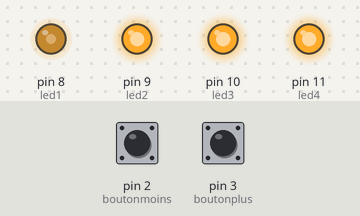
This sketch was run on a simulated Arduino Uno, built with avr-gcc and run on an emulated ATmega328P. On the bench: output pins drawn as LEDs (lit = HIGH). Inputs (shaded band) come from the test bench; at power-on: pin 3 (boutonplus) HIGH, pin 2 (boutonmoins) HIGH.

Above: at 1.2 s.
1.3 s: pin 3 (boutonplus) driven LOW
At 1.9 s:
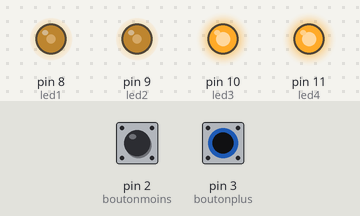
2.8 s: pin 2 (boutonmoins) driven LOW
At 3.6 s:
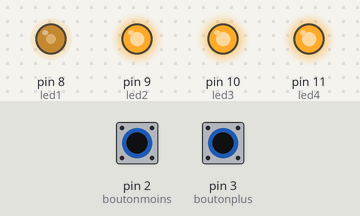
4.3 s: pin 3 (boutonplus) pulsed HIGH 5 times (0.12 s each, 0.3 s apart)
At 5.5 s:
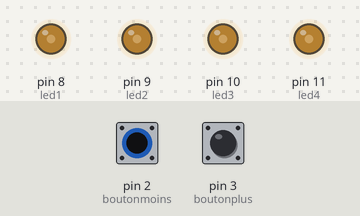
7.3 s: pin 2 (boutonmoins) pulsed HIGH 2 times (0.12 s each, 0.3 s apart)
At 7.62 s:
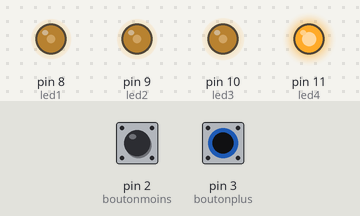
Timing chart, 0 to 10.3 s (numbered marks = the images above; inputs shaded):
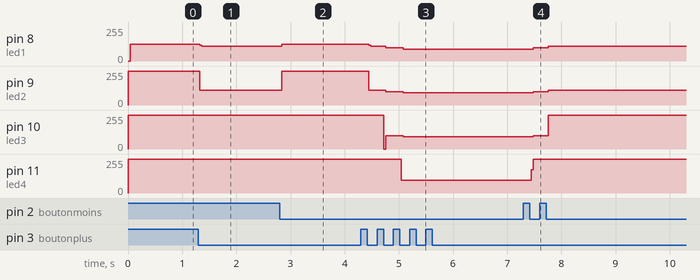

The sketch:

bargraph_4_leds.ino
```cpp
const int led1 = 8;
const int led2 = 9;
const int led3 = 10;
const int led4 = 11;
const int boutonplus = 3;
const int boutonmoins = 2;

int nombredeled = 1;
int memoireplus = HIGH;
int memoiremoins = HIGH;
int etatbouton = HIGH;

void setup()
{
  pinMode(led1, OUTPUT);
  pinMode(led2, OUTPUT);
  pinMode(led3, OUTPUT);
  pinMode(led4, OUTPUT);
  pinMode(boutonplus, INPUT);
  pinMode(boutonmoins, INPUT);
}

void loop()
{

  etatbouton = digitalRead(boutonplus);
  if (etatbouton != memoireplus & etatbouton == LOW)
  {
    nombredeled++;
  }
  memoireplus = etatbouton;


  etatbouton = digitalRead(boutonmoins);
  if (etatbouton != memoiremoins & etatbouton == LOW)
  {
    nombredeled--;
  }
  memoiremoins = etatbouton;

  if (nombredeled > 4)
  {
    nombredeled = 4;
  }
  if (nombredeled < 0)
  {
    nombredeled = 0;
  }
  affiche(nombredeled);
}
void affiche(int valeur_recue)
{
  // on éteint toutes les led
  digitalWrite(led1, HIGH);
  digitalWrite(led2, HIGH);
  digitalWrite(led3, HIGH);
  digitalWrite(led4, HIGH);

  // Puis on les allume une à une
  if (valeur_recue >= 1)
  {
    digitalWrite(led1, LOW);
  }
  if (valeur_recue >= 2)
  {
    digitalWrite(led2, LOW);
  }
  if (valeur_recue >= 3)
  {
    digitalWrite(led3, LOW);
  }
  if (valeur_recue >= 4)
  {
    digitalWrite(led4, LOW);
  }
}
```

Measured:
- after the input at 1.3 s, pin 8 (led1): 124/255 → 110/255 at once; pin 9 (led2): 255/255 → 111/255 at once
- after the input at 2.8 s, pin 8 (led1): 110/255 → 124/255 at once; pin 9 (led2): 111/255 → 255/255 at once
- after the input at 4.3 s, pin 8 (led1): 124/255 → 110/255 after 0.14 s, → 98/255 0.32 s later, → 90/255 0.32 s later; pin 9 (led2): 255/255 → 111/255 after 0.14 s, → 99/255 0.32 s later, → 91/255 0.32 s later; pin 10 (led3): 255/255 → 101/255 after 0.42 s, → 92/255 0.36 s later; pin 11 (led4): 255/255 → 94/255 after 0.74 s
- after the input at 7.3 s, pin 8 (led1): 90/255 → 98/255 after 0.18 s, → 110/255 0.28 s later; pin 9 (led2): 91/255 → 99/255 after 0.18 s, → 111/255 0.28 s later; pin 10 (led3): 92/255 → 101/255 after 0.18 s, → 255/255 0.28 s later; pin 11 (led4): 94/255 → 255/255 after 0.14 s
